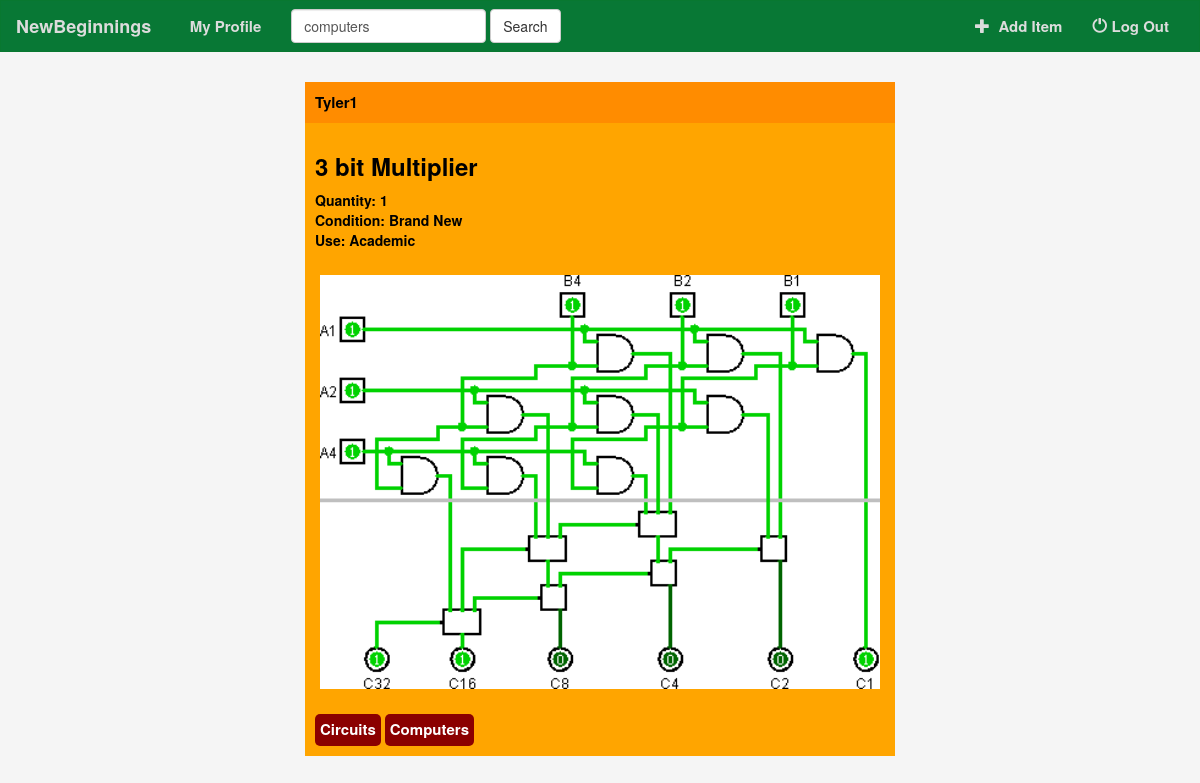
The app's page /posts/15/ (signed in) with its own data.
### newbeginnings/models.py (models this page shows, shortened)
class Post(models.Model):
    user_id = models.ForeignKey(User,on_delete=models.CASCADE)
    item_photo = models.FileField(blank=True,null=True)
    item_name = models.CharField(max_length=200)
    item_quantity = models.IntegerField(default=0)
    item_condition = models.CharField(max_length=200)
    item_type = models.CharField(max_length=200)
    item_use = models.CharField(max_length=200)
    tags = TaggableManager()

### newbeginnings/views.py (the view)
# urls.py: url(r'^posts/(?P<post_id>[0-9]+)/$', views.PostView.as_view(),name='post'),
class PostView(generic.ListView):
    template_name = 'newbeginnings/post_details.html'
    context_object_name = 'posts'
    def get_queryset(self, **kwargs):
        return Post.objects.filter(id=self.kwargs['post_id'])
    def get_context_data(self, **kwargs):
        context = super(PostView, self).get_context_data(**kwargs)
        context["loggeduser"] = self.request.user.id
        return context

### newbeginnings/templates/newbeginnings/post_details.html
{% extends 'newbeginnings/base.html' %}
{% block body%}
{% for post in posts %}
    {% if post %}
    <div class="centerdiv">
          <div class="post">
                <div class="post_author">
                    <a href="{% url 'profile' post.user_id.id %}">{{post.user_id.username}}</a>
                </div>
                <div class="post_item">
                    <h3><strong>{{post.item_name}}</strong></h3>
                    Quantity: {{post.item_quantity}}<br>
                    Condition: {{post.item_condition}} <br>
                    Use: {{post.item_use}} <br>
                </div>
                {% if post.item_photo %}
                <div class="post_img">
                    <center><img class="item_photo "src="{{post.item_photo.url}}"></center>
                </div>
                {% endif %}
                <div class="tag_wrap">
                    {% for tag in post.tags.all %}
                        <a href="{% url 'post-tag' tag.slug %}"><div class="tag">{{ tag.name }}</div></a>
                    {% endfor %}
                </div>
            </div>
    </div>
    {% endif %}
{% endfor %}
{% endblock %}

### newbeginnings/static/newbeginnings/index.css (style rules this page uses)
a { text-decoration: none; font-size:15px; font-weight: bold; color: White; cursor: pointer; }
body { background: whitesmoke; }
.centerdiv { margin: 0%; width: 100%; padding: 10px; }
.post { width: 50%; background-color: orange; margin:0 auto; }
.post_author { font-weight: bold; background-color: darkorange; padding: 10px; }
.post_author a { color:black; }
.post_item { font-weight: bold; color: black; padding: 10px; }
img.item_photo { width: 100%; object-fit: contain; padding: 15px; }
.tag_wrap { padding: 10px; }
.tag { border-radius: 5px; padding: 5px; background-color: darkred; display: inline-block; }

### records on screen
Post: user_id.username "Tyler1", item_name "3 bit Multiplier", item_quantity "1", item_condition "Brand New", item_use "Academic", item_photo (picture)
Tag: name "Circuits"
Tag: name "Computers"
